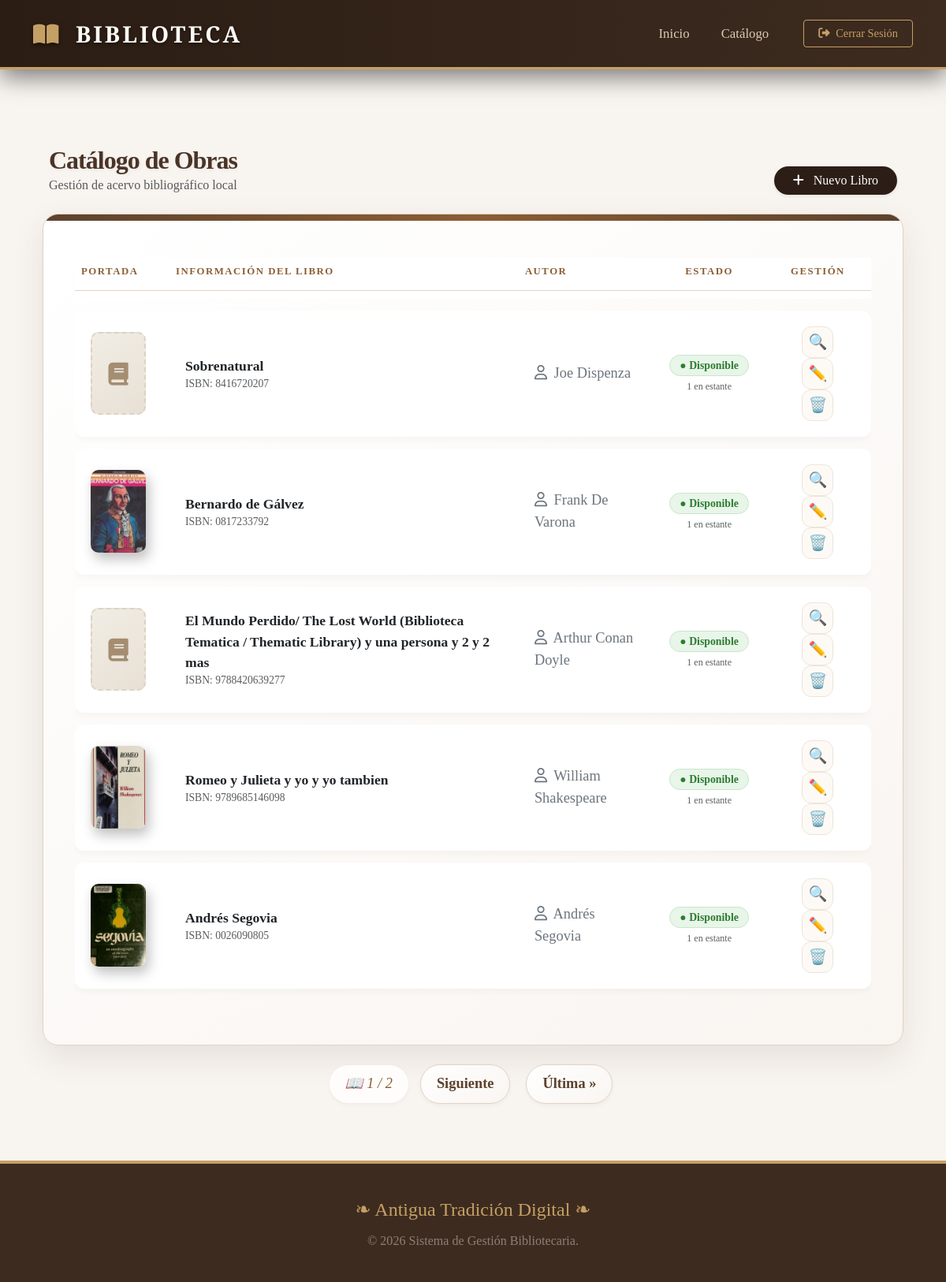
The app's page /libros_list/ (signed in), older data.
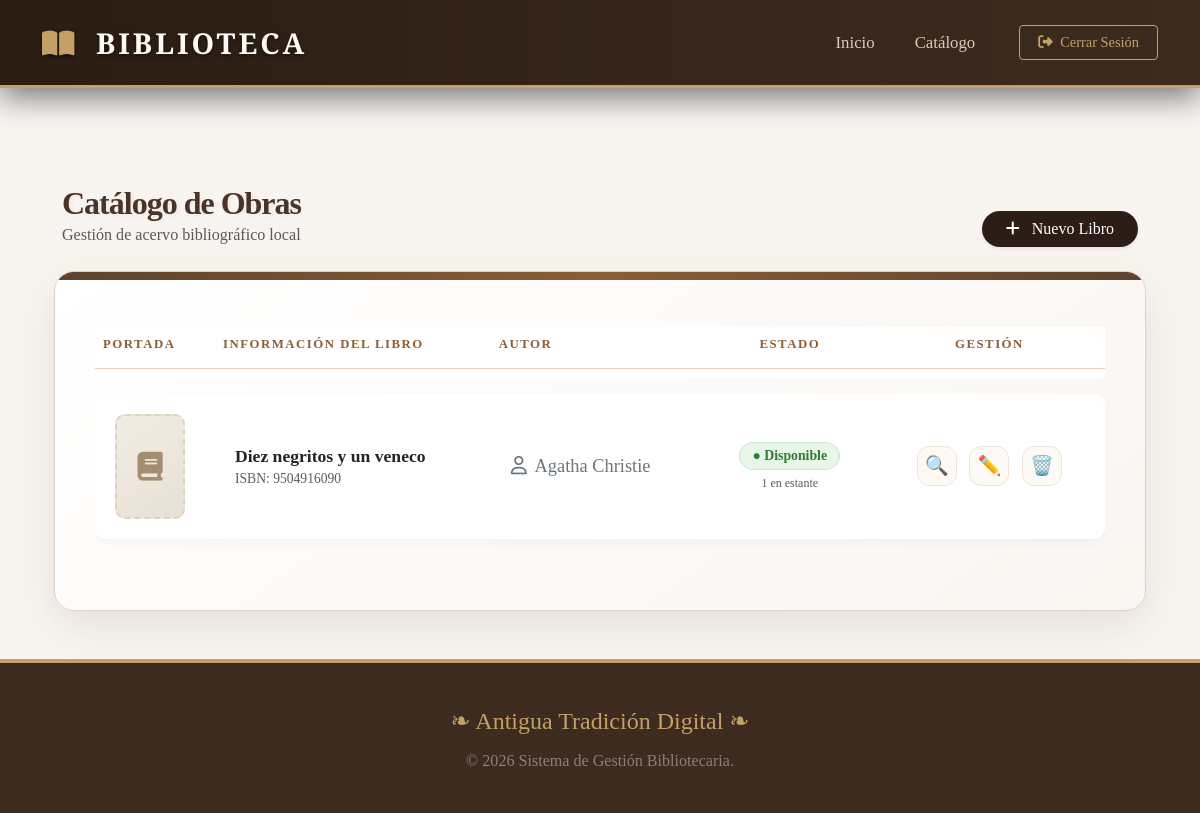
The same page, newer data.
### Gestion/models.py (models this page shows, shortened)
class Libro(models.Model):
    isbn_validator = RegexValidator(
        regex=r'^(\d{10}|\d{13})$',
        message="El ISBN debe tener exactamente 10 o 13 números."
    )
    titulo = models.CharField(max_length=200)
    isbn = models.CharField(
        max_length=13,
        unique=True,
        validators=[isbn_validator]
    )
    titulo = models.CharField(max_length=200)
    isbn = models.CharField(max_length=13, unique=True, null=True, blank=True)
    descripcion = models.TextField(blank=True, null=True)
    autor = models.ForeignKey(Autor, related_name="libros", on_delete=models.PROTECT)
    cantidad_total = models.PositiveIntegerField(default=1)
    ejemplares_disponibles = models.IntegerField(default=1)
    portada = models.ImageField(upload_to='portadas/', blank=True, null=True)
    disponible = models.BooleanField(default=True)

class Autor(models.Model):
    nombre = models.CharField(max_length=50)
    apellido = models.CharField(max_length=50)
    bibliografia = models.TextField(blank=True, null=True)
    class Meta:
        unique_together = ('nombre', 'apellido')
        verbose_name = "Autor"
        verbose_name_plural = "Autores"

### Gestion/views.py (the view)
# urls.py: path('libros_list/', LibroListView.as_view(), name='libro_list'),
class LibroListView(LoginRequiredMixin, ListView):
    model = Libro
    template_name = 'Gestion/templates/libro_view.html'
    context_object_name = 'libros'
    paginate_by = 5

### Gestion/templates/libro_view.html (shortened to what the changed rows need)
{% extends "index.html" %}
{% block contenido %}
<div class="container mt-5">
    <div class="d-flex justify-content-between align-items-end mb-4 px-2">
        <div>
            <h2 class="library-title m-0">Catálogo de Obras</h2>
        </div>
    </div>
    <div class="library-card">
        <div class="table-responsive">
            <table class="table align-middle">
                <thead>
                    <tr>
                        <th style="width: 120px;">Portada</th>
                        <th>Información del Libro</th>
                        <th>Autor</th>
                        <th class="text-center">Estado</th>
                        <th class="text-center">Gestión</th>
                    </tr>
                </thead>
                <tbody>
                    {% for libro in libros %}
                    <tr>
                        <td>
                            {% if libro.portada %}
                                <img src="{{ libro.portada.url }}" class="book-thumbnail" alt="Portada">
                            {% else %}
                                <div class="no-cover-placeholder">
                                    <i class="fas fa-book"></i>
                                </div>
                            {% endif %}
                        </td>
                        <td>
                            <div class="fw-bold text-dark" style="font-size: 1.1rem;">{{ libro.titulo }}</div>
                            <div class="text-muted x-small" style="font-size: 0.85rem;">ISBN: {{ libro.isbn|default:"N/A" }}</div>
                        </td>
                        <td>
                            <span class="text-secondary"><i class="far fa-user me-1"></i> {{ libro.autor.nombre }} {{ libro.autor.apellido }}</span>
                        </td>
                        <td class="text-center">
                            {% if libro.ejemplares_disponibles > 0 %}
                                <span class="badge" style="background: #e8f5e9; color: #2e7d32; border: 1px solid #c8e6c9; animation: pulse-available 2s infinite;">
                                    ● Disponible
                                </span>
                                <div class="text-muted mt-1" style="font-size: 0.75rem;">{{ libro.ejemplares_disponibles }} en estante</div>
                            {% else %}
                                <span class="badge" style="background: #ffebee; color: #c62828; border: 1px solid #ffcdd2;">
                                    ● Agotado
                                </span>
                            {% endif %}
                        </td>
                        <td class="text-center">
                            <a href="{% url 'libro_detalle' libro.pk %}" class="action-btn text-primary" title="Ver detalle">🔍</a>
                            {% if user.is_superuser or perms.Gestion.change_libro %}
                                <a href="{% url 'libro_editar' libro.pk %}" class="action-btn text-warning" title="Editar">✏️</a>
                            {% endif %}
                            {% if user.is_superuser or perms.Gestion.delete_libro %}
                                <a href="{% url 'libro_eliminar' libro.pk %}" class="action-btn text-danger" title="Eliminar">🗑️</a>
                            {% endif %}
                        </td>
                    </tr>
                    {% endfor %}
                </tbody>
            </table>
        </div>
    </div>
    {% if is_paginated %}
    <nav class="pagination-container py-4">
        <span class="page-current">
            {{ page_obj.number }} / {{ page_obj.paginator.num_pages }}
        </span>
        {% if page_obj.has_next %}
            <a href="?page={{ page_obj.next_page_number }}" class="btn-page">Siguiente</a>
            <a href="?page={{ page_obj.paginator.num_pages }}" class="btn-page">Última »</a>
        {% endif %}
    </nav>
    {% endif %}
</div>
{% endblock %}

Row changes from the older to the newer data that the page shows:
removed Libro: titulo "Sobrenatural", isbn "8416720207", autor.nombre "Joe", autor.apellido "Dispenza", ejemplares_disponibles "1"
removed Libro: portada (picture), titulo "Bernardo de Gálvez", isbn "0817233792", autor.nombre "Frank", autor.apellido "De Varona", ejemplares_disponibles "1"
removed Libro: titulo "El Mundo Perdido/ The Lost World (Biblioteca Tematica / Thematic Library) y una persona y 2 y 2 mas", isbn "9788420639277", autor.nombre "Arthur", autor.apellido "Conan Doyle", ejemplares_disponibles "1"
removed Libro: portada (picture), titulo "Romeo y Julieta y yo y yo tambien", isbn "9789685146098", autor.nombre "William", autor.apellido "Shakespeare", ejemplares_disponibles "1"
removed Libro: portada (picture), titulo "Andrés Segovia", isbn "0026090805", autor.nombre "Andrés", autor.apellido "Segovia", ejemplares_disponibles "1"
added Libro: titulo "Diez negritos y un veneco", isbn "9504916090", autor.nombre "Agatha", autor.apellido "Christie", ejemplares_disponibles "1"
Text that changed along with them:
{{ page_obj.number }}: "1" → (not shown)
{{ page_obj.paginator.num_pages }}: "2" → (not shown)
text no longer shown: "/ Siguiente Última »"
